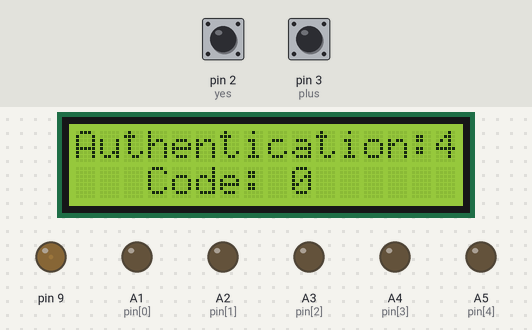
Simulated run of this sketch. Board: Arduino Uno, built with avr-gcc and run on an emulated ATmega328P. Shown: 16×2 character LCD, output pins drawn as LEDs (lit = HIGH). The inputs (shaded band) are chosen by the test bench; at power-on: pin 2 (yes) HIGH, pin 3 (plus) HIGH. Random numbers use the default seed unless the sketch sets one.

Above: at 1.2 s.
1.3 s: pin 2 (yes) pulled LOW for 0.15 s
At 2.5 s:
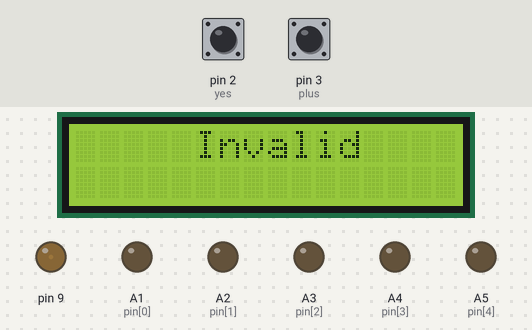
4.3 s: pin 3 (plus) pulled LOW for 0.15 s
At 5.1 s:
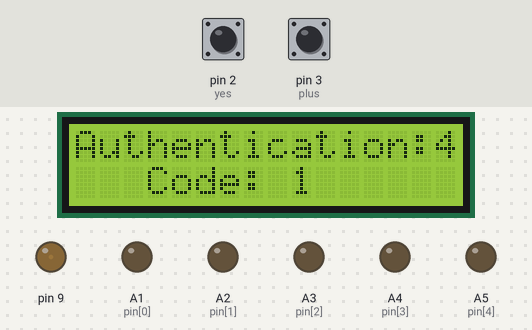
5.9 s: pin 2 (yes) pulled LOW for 1 s
At 8.6 s:
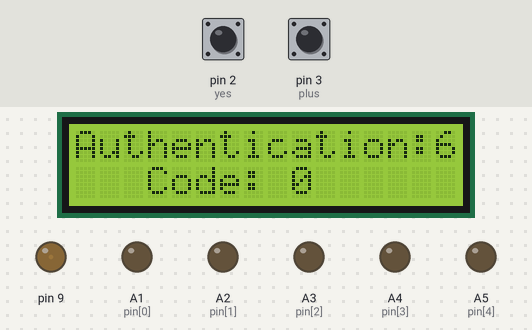
8.9 s: pin 3 (plus) pulled LOW for 1 s
At 9.8 s:
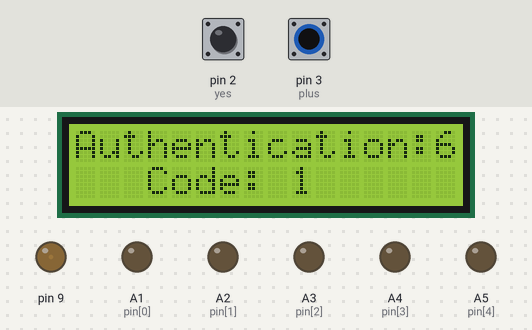
Timing chart, 0 to 11.9 s (numbered marks = the images above; inputs shaded):
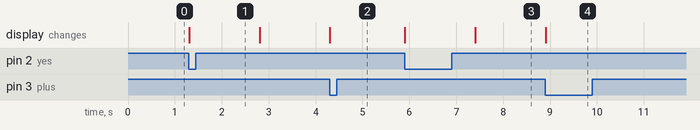

The sketch:

Voltswagen-task3.ino
```cpp
/*
 Task 3- Voltswagen, Tech Roadies 2021
    Team Blitzkrieg

 This sketch prints "IMPETUS 21.0" to the LCD
 if the authentication is completed.

  The circuit:
 * LCD RS pin to digital pin 1
 * LCD Enable pin to digital pin 0
 * LCD D4 pin to digital pin 7
 * LCD D5 pin to digital pin 6
 * LCD D6 pin to digital pin 5
 * LCD D7 pin to digital pin 4
 * LCD R/W pin to ground
 * LCD VSS pin to ground
 * LCD VCC pin to 5V
 * ends to +5V and ground
 * pin 9 to LCD VO pin (pin 3)
 * pins A1 - A5 connected to LEDs (can be scaled up if needed)
 * 2 push buttons connected to interrupt pins 2 and 3 and pulled down.

 The link for the TinkerCAD circuit.

 https://www.tinkercad.com/things/5oHcqZ9gkUu


  +--------+----------------+---------------+-------------------------------------------------------------------+
  | Sl no. |    Variable    |     Type      |                            Description                            |
  +--------+----------------+---------------+-------------------------------------------------------------------+
  |      1 | count          | volatile int  | for keeping count the number of times the count button is pressed |
  |      2 | flag           | volatile int  |  for keeping count of times the confirm button is pressed         |
  |      3 | prevcount      | int           | used for updating LCD                                             |
  |      4 | plus           | int           | pin no. for counter button                                        |
  |      5 | yes            | int           | pin no. for yes/OK button                                         |
  |      6 | auth           | int           | random values within a given range                                |
  |      7 | imp            | int           | random values within a given range                                |
  |      8 |  i             | int           | position of the last lit up led                                   |
  |      9 |  n             | int           | no. of LEDs                                                       |
  |     10 | cont           | int           | used to control contrast of LCD without a potentiometer           |
  |     11 | pin[]          | int(array)    | pins for LEDs                                                     |
  |     12 | wasreset       | bool          | used to check if vreset function was run                          |
  |     13 | previousMillis | unsigned long | takes the value of the last millis() call                         |
  |     14 | interval       | const long    | duration before next led turns on                                 |
  |     15 | currentMillis  | unsigned long | gets value from millis()                                          |
  +--------+----------------+---------------+-------------------------------------------------------------------+
*/


#include <LiquidCrystal.h>

volatile int count = 0;
volatile int flag = 0;
int prevcount = -1;
const int plus = 3;
const int yes = 2;
int auth, imp;
int i = 0, n = 5;
int cont = 10;
int pin[] = {A1, A2, A3, A4, A5};
bool wasreset = false;

unsigned long previousMillis = 0;
const long interval = 500;
unsigned long currentMillis = millis();
                              // initialize the library with the numbers of the interface pins
LiquidCrystal lcd(1, 0, 7, 6, 5, 4);

void setup()
{
  pinMode(9, OUTPUT);
  analogWrite(9, cont);
  randomSeed(analogRead(A0)); // random seed fo rng using environmental noise
  for (int i = 0; i < n; i++) // initializing led output based on number of LEDs:
  {
    pinMode(pin[i], OUTPUT);
  }
  lcd.begin(16, 2);
  pinMode(yes, INPUT_PULLUP); // interrupts for counting buttons at falling edges
  attachInterrupt(digitalPinToInterrupt(yes), button_pressed, FALLING);
  pinMode(plus, INPUT_PULLUP);
  attachInterrupt(digitalPinToInterrupt(plus), increment, FALLING);
  lcd.clear();
  auth = random(0, 10);
  imp = random(1, n + 1);
}

void increment()             // ISR for count button press
{
  count++;
}

void button_pressed()        // ISR for OK/yes button press
{
  flag++;
}
void vreset()                // resets all values in case of "invalid" or "connection lost" and also randomizes auth and confirmation led values
{
  i = 0;
  count = 0;
  auth = random(0, 10);
  imp = random(1, n + 1);
  flag = 0;
  wasreset = true;
  for (int j = 0; j < n; j++)
  {
    digitalWrite(pin[j], LOW);
  }
}

void loop()
{
  if (prevcount != count || wasreset)
  {                         // to refresh LCD during boot up and after invalid attempts
    wasreset = false;
    prevcount = count;
    lcd.clear();
    lcd.print("Authentication:");
    lcd.print(auth);
    lcd.setCursor(3, 1);
    lcd.print("Code: ");
    lcd.print(count);
  }

  if (flag > 0)
  {                         // check if confirm button was pressed
    if (count == auth)
    {                       // check if auth is same as button presses
      lcd.clear();
      lcd.setCursor(5, 0);
      lcd.print("Success");
      currentMillis = millis();
      previousMillis = currentMillis;
      while (!(currentMillis - previousMillis >= 500))
      {
        currentMillis = millis();
      }
      lcd.clear();
      lcd.setCursor(4, 0);
      lcd.print("Press: ");
      lcd.print(imp);
      while (true)
      {                     // after authentication to loop through leds until button pressed
        currentMillis = millis();
        if (currentMillis - previousMillis >= interval)
        {                   // led cascading
          digitalWrite(pin[i], HIGH);
          ++i;

          previousMillis = currentMillis;
        }
        if (flag > 1)
        {                   // once button pressed, if success; end of program else reset
          if (i == imp)
          {
            lcd.setCursor(2, 0);
            lcd.print("IMPETUS 21.0");
            while (true);
          }
          else
          {
            lcd.setCursor(3, 0);
            lcd.print("Connection");
            lcd.setCursor(6, 1);
            lcd.print("Lost");
            currentMillis = millis();
            previousMillis = currentMillis;
            while (!(currentMillis - previousMillis >= 2000))
            {
              currentMillis = millis();
            }
            vreset();
            break;
          }
        }
        currentMillis = millis();
        if (i > 4 && (currentMillis - previousMillis >= interval))
        {
          i = 0;
          for (int j = 0; j < n; j++)
          {
            digitalWrite(pin[j], LOW);
          }
          previousMillis = currentMillis;
        }
      }
    }
    else
    {                      // auth reset if invalid count is confirmed
      lcd.clear();
      lcd.setCursor(5, 0);
      lcd.print("Invalid");
      currentMillis = millis();
      previousMillis = currentMillis;
      while (!(currentMillis - previousMillis >= 1500))
      {
        currentMillis = millis();
      }
      vreset();
    }
  }
}
```

Measured:
- after the input at 1.3 s, the display: changes at once (image 1)
- after the input at 4.3 s, the display: changes at once (image 2)
- after the input at 5.9 s, the display: first changes at once (image 3 shows a later state)
- after the input at 8.9 s, the display: changes at once (image 4)
